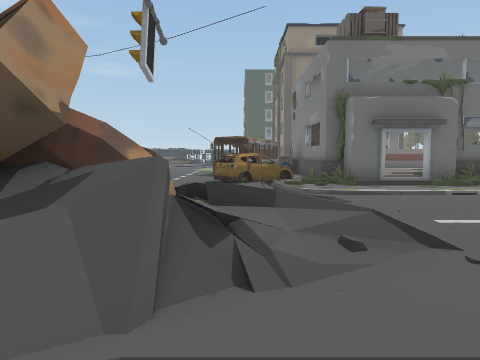
view 1 (above)

24 first-person views from a walk through a scene from a Unity 3-D project. The camera is 1.4 m above the floor, tilts 4° down and sees 70° across. Doors are open. The floor is counted in squares, 2 m on a side. Each view is taken from the middle of a square. On the plan, view 1 faces up. The plan holds only what a view shows up to about 11 squares ahead; the rest is blank. The place goes on beyond the plan. The player is left out.

view 2
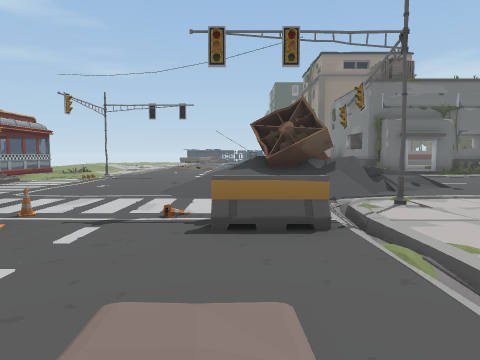

view 3
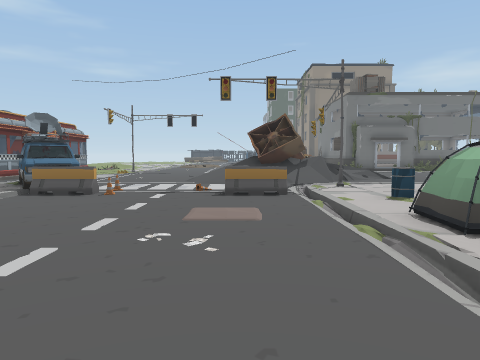

view 4
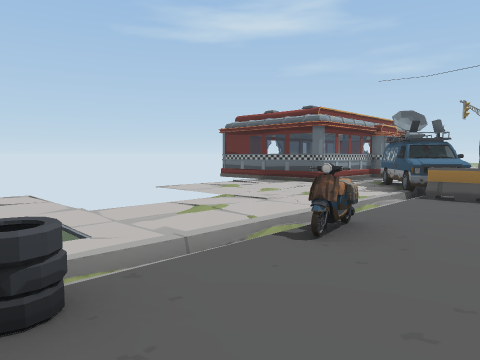

view 5
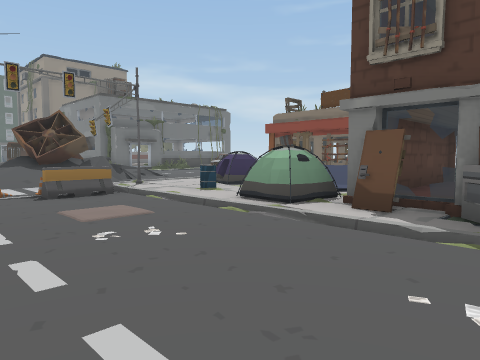

view 6
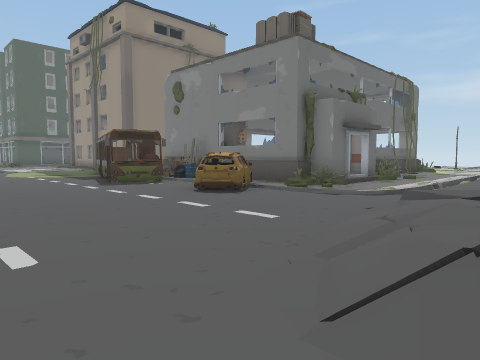

view 7
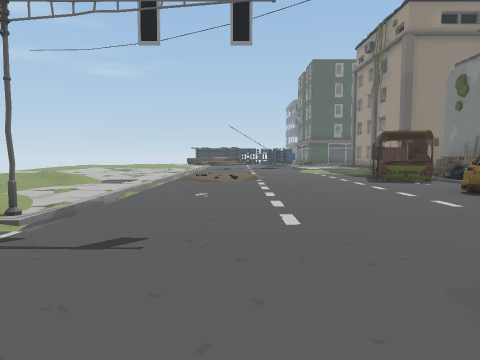

view 8
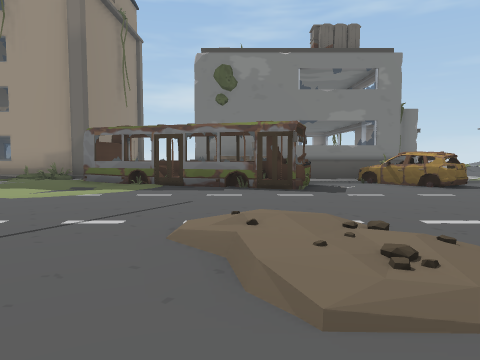

view 9
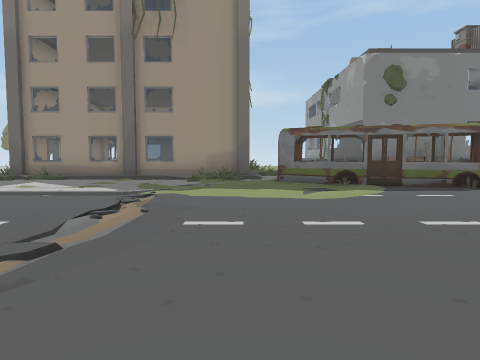

view 10
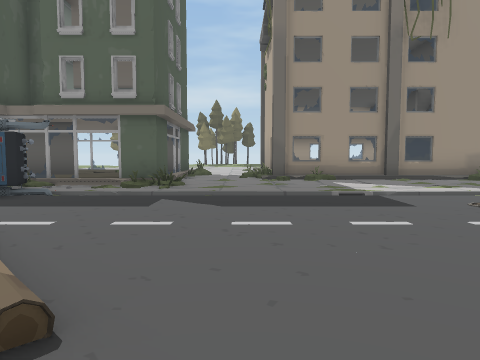

view 11
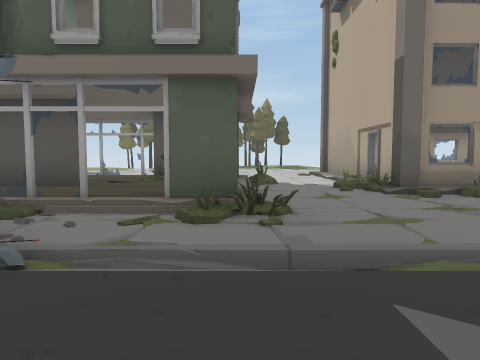

view 12
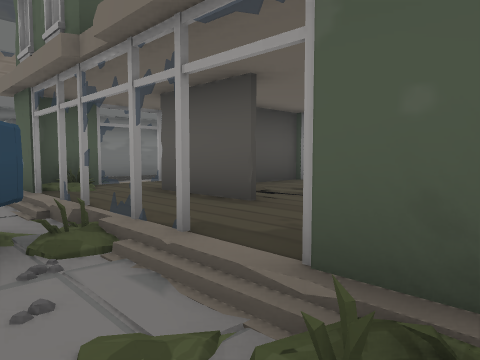

view 13
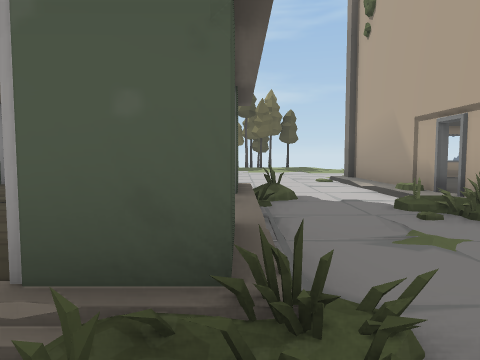

view 14
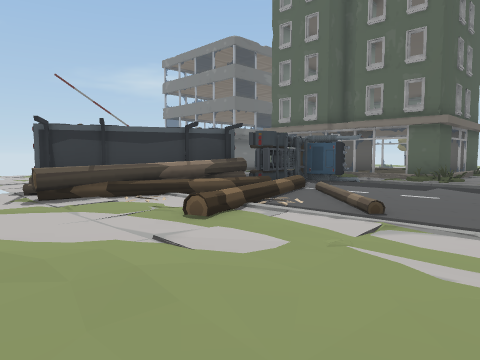

view 15
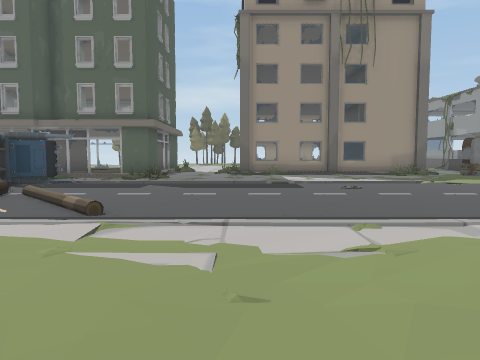

view 16
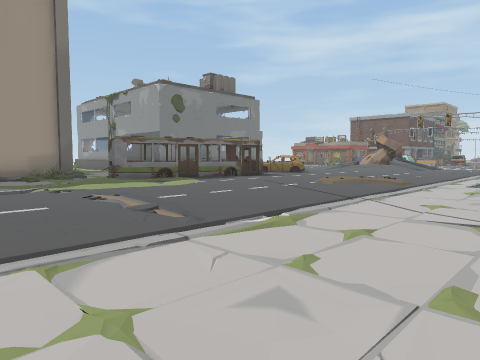

view 17
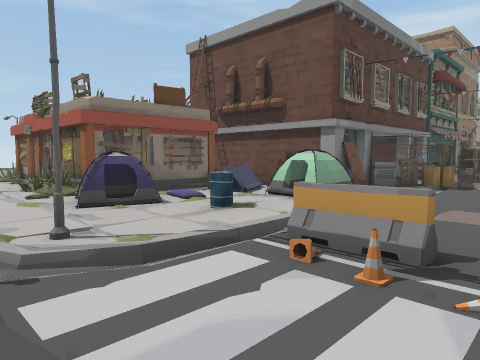

view 18
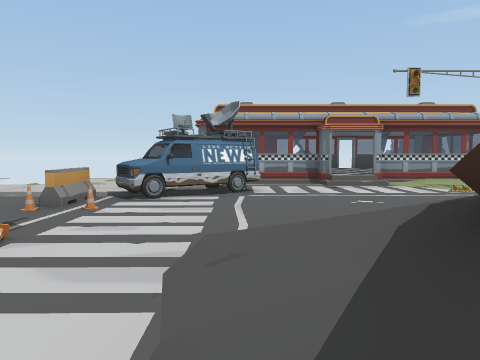

view 19
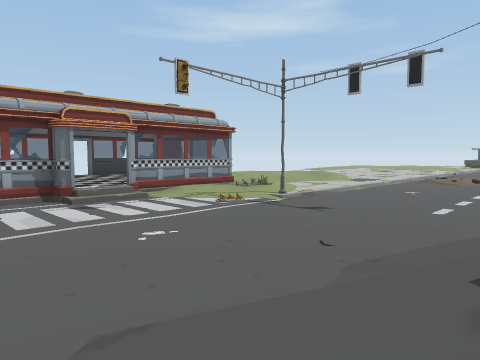

view 20
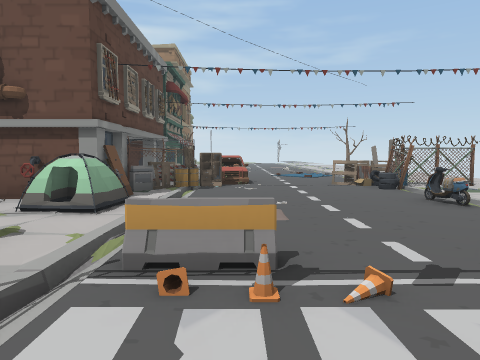

view 21
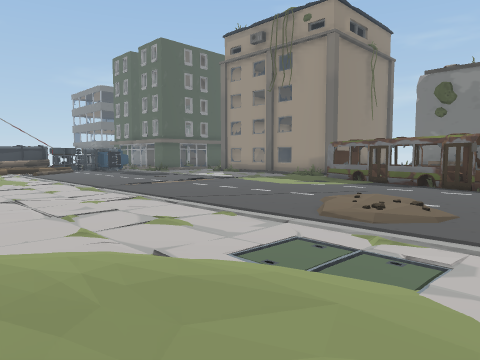

view 22
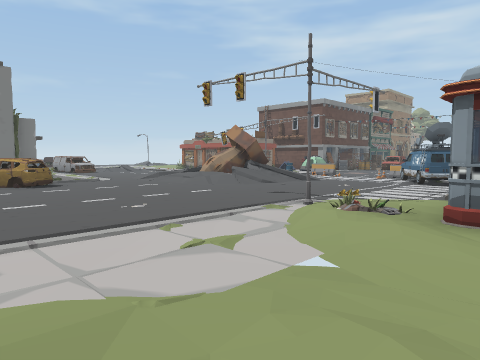

view 23
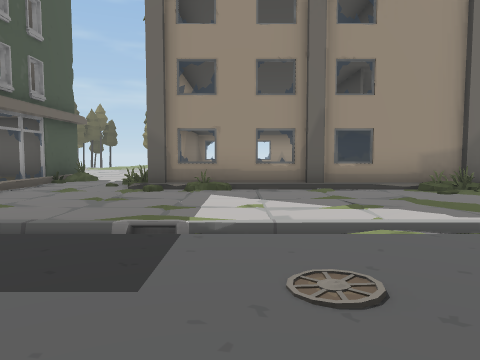

view 24
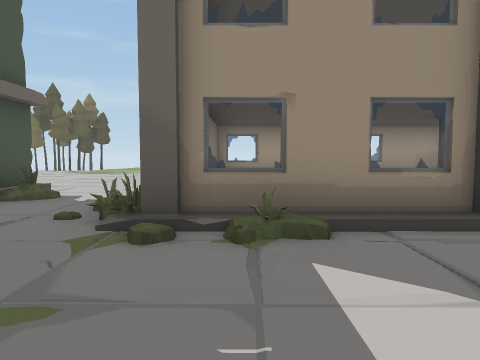

### Floor plan
Key: @ floor where view 1 was taken; # wall or solid block; x gap in a wall; . main floor; : floor 0.25 m higher than the main floor; - floor 0.25 m lower than the main floor; + floor 0.5 m higher than the main floor; / step, stairs or slope; D open door; = window, fence, low wall or low ledge; O other object.
Columns run from 11 left of view 1 to 10 right of it. Each row starts with its distance up from view 1.
 39               ###
 38   ..          ///
 37   ..
 36             ##/
 35            /##:
 34            /:#####
 33  .####     x:#/::=
 32  .==##OOO# #:#/::x
 31  ...####.#./:::/    ..
 30  ....+/../ /:: ### ...
 29 :....//../.##x###.....
 28 .:..//.../......=.....
 27 ........./....=.......
 26 ........./...########/
 25  :......./...== ::  =
 24   :....../.../#    :#
 23  :......./.../#    :#
 22  ......../.../#     #
 21  ...../////../#:    #
 20  ...-../.....=####  #
 19  ............##     #
 18  ...........#..
 17  ...........=#
 16  .../......###=
 15  .../......####
 14 //..//:....=##
 13 ///////...####
 12 /////....... #
 11 //../.......O#
 10 ./../......OO#
  9 ://./......OO## ##
  8 ##/./.......#=###=.
  7  =/#/.......//.# ..
  6  =:.......//...=..
  5 +=......///  ...
  4 ++/....// #/ /.
  3  #/....//##=/..
  2  =.....//#=x..
  1  =OO...///////
  0 ##.OO..../#@.//.
 -1 ....OO..O/..O/==...=
 -2 ....OOO.O/.OO####D##
 -3 ........./...##
 -4   ......./OOO=#
 -5   ..O..../OO####D
 -6   ..O..../.### #
 -7   ......./##
 -8   ##=....O#

Where each view was taken, in squares from view 1:
view 1: 0 up, 0 right, facing up
view 2: 5 down, 3 left, facing up
view 3: 8 down, 3 left, facing up
view 4: 8 down, 5 left, facing up-left
view 5: 8 down, 5 left, facing up-right
view 6: 4 up, 5 left, facing up-right
view 7: 3 up, 5 left, facing up
view 8: 14 up, 8 left, facing right
view 9: 19 up, 8 left, facing right
view 10: 27 up, 8 left, facing right
view 11: 29 up, 4 left, facing right
view 12: 29 up, 1 left, facing up-right
view 13: 29 up, 1 left, facing right
view 14: 26 up, 11 left, facing up-right
view 15: 26 up, 11 left, facing right
view 16: 23 up, 10 left, facing down-right
view 17: 1 up, 4 left, facing down-right
view 18: 1 up, 1 left, facing left
view 19: 1 up, 3 left, facing up-left
view 20: 1 up, 3 left, facing down
view 21: 11 up, 11 left, facing up-right
view 22: 12 up, 11 left, facing down-right
view 23: 24 up, 5 left, facing right
view 24: 25 up, 1 left, facing right
